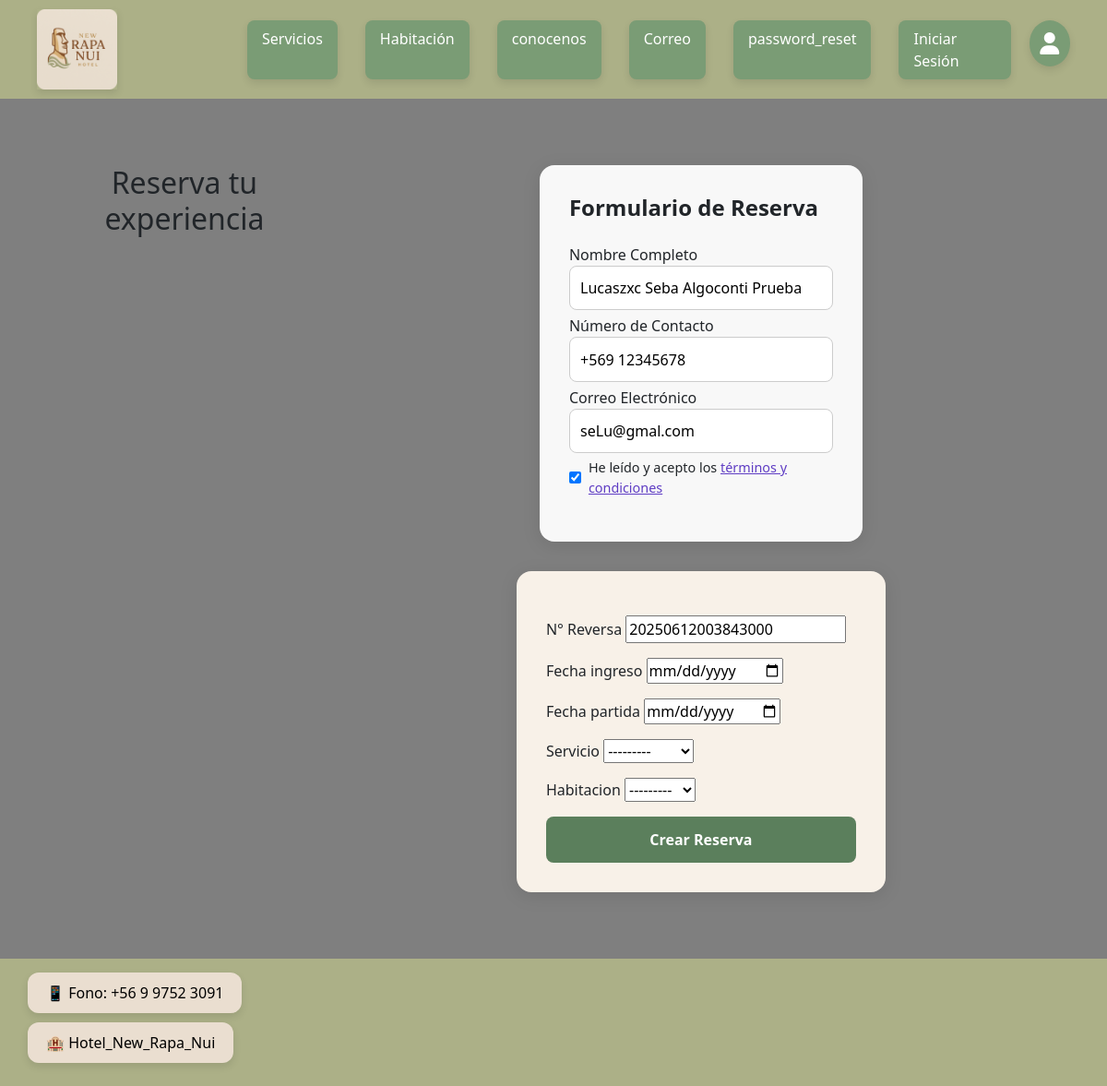
/reservas/123456789/, run on an earlier commit of the app's database.
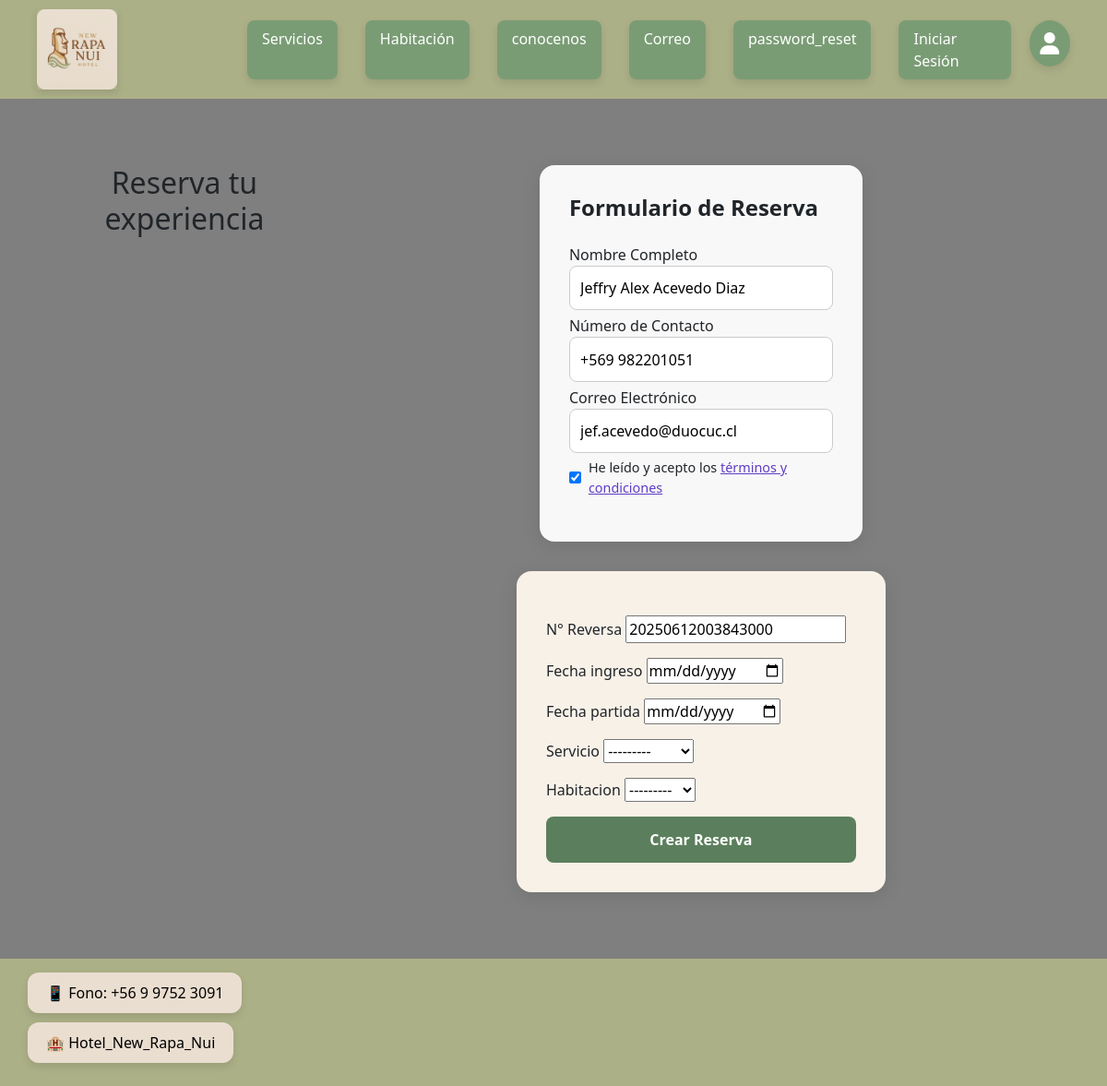
And on a later commit of the database.
### app/models.py (models this page shows)
class Cliente(models.Model):
    Rut_cliente = models.CharField(max_length=10, primary_key=True)
    Pnombre_cliente = models.CharField(max_length=40)
    Snombre_cliente = models.CharField(max_length=40)
    Papellido_cliente = models.CharField(max_length=40)
    Sapellido_cliente = models.CharField(max_length=40)
    email_cliente = models.EmailField()
    telefono_cliente = models.IntegerField()
    direccion_cliente = models.CharField(max_length=100)
    def __str__(self):
        return self.Rut_cliente

### app/views.py (the view, shortened to what this page needs)
# urls.py: path("reservas/<id>/", reservas, name="reservas"),
def reservas(request, id):
    cliente = Cliente.objects.get(Rut_cliente=id)
    now = datetime.now()
    identificador = now.strftime("%Y%m%d%H%M%S") + now.strftime("%f")[:3]
    data = {
        'form': ReservaForm(initial={'rut_cliente': id}),
        'clienteInfo': cliente,
        'identificador': identificador,
    }
    return render(request, 'app/Publicas/reserva/reservas.html', data)

### app/forms.py
class ReservaForm(forms.ModelForm):
    class Meta:
        model = reserva
        fields = '__all__'
        widgets = {
            'fechaInicio': forms.DateInput(attrs={'type': 'date'}),
            'fechaFinal': forms.DateInput(attrs={'type': 'date'}),
        }

### app/models.py (called while the page is built)
    def __str__(self):
        return self.n_s_ext

    def __str__(self):
        return self.n_habitacion

### app/templates/app/Publicas/reserva/reservas.html (shortened to what this page needs)
{% extends 'app/base.html' %}
{% load static %}
{% block extra_css %}
  <link rel="stylesheet" href="{% static 'app/css/reserva.css' %}">
{% endblock %}
{% block content %}
<h1 class="titulo-principal">Reserva tu experiencia</h1>
<div class="contenedor-formularios">
  <div class="formulario-reserva">
    <h2>Formulario de Reserva</h2>
    <div class="campo-formulario">
      <label>Nombre Completo</label>
          <input type="text" name="rut"
          value="{{ clienteInfo.Pnombre_cliente }} {{ clienteInfo.Snombre_cliente }} {{ clienteInfo.Papellido_cliente }} {{ clienteInfo.Sapellido_cliente }}"
          readonly>
        </div>
        <div class="campo-formulario">
          <label>Número de Contacto</label>
          <input type="text" name="rut"
          value="+569 {{ clienteInfo.telefono_cliente }}"
          readonly>
        </div>
        <div class="campo-formulario">
          <label>Correo Electrónico</label>
          <input type="text" name="rut"
          value="{{ clienteInfo.email_cliente }}"
          readonly>
    </div>
    <div class="checkbox-condiciones">
      <input type="checkbox" checked>
      <label>He leído y acepto los <a href="#">términos y condiciones</a></label>
    </div>
  </div>
  <div class="confirmacion-datos">
    <form method="POST" enctype="multipart/form-data">
      <div class="titulosInputs"><p>N° Reversa
        <input type="number" name="{{ form.id_reserva.name }}" value="{{ identificador }}" readonly>
      </p></div>
      <div class="titulosInputs">
        <p>Fecha ingreso
          <input type="date" name="{{ form.fechaInicio.name }}" value="{{ form.fechaInicio.value }}" placeholder="Fecha Inicio">
        </p></div>
      <div class="titulosInputs"><p>Fecha partida
        <input type="date" name="{{ form.fechaFinal.name }}" value="{{ form.fechaFinal.value }}" placeholder="Fecha Final">
      </p></div>
      <div class="titulosInputs"><p>Servicio
        {{ form.n_s_ext }}
      </p></div>
      <div class="titulosInputs"><p>Habitacion
        {{ form.n_habitacion }}
      </p></div>
      {% if error_fecha != 'Dia fecha invalida' %}
        <div class="contenedorInputs">
          <button type="submit" class="boton-reservar">Crear Reserva</button>
        </div>
      {% endif %}
</form>
  </div>
</div>
{% endblock %}

What changed in the data, as far as the page shows it:
changed Cliente: rut "Lucaszxc Seba Algoconti Prueba" → "Jeffry Alex Acevedo Diaz"; rut "+569 12345678" → "+569 982201051"; rut "seLu@gmal.com" → "jef.acevedo@duocuc.cl"
